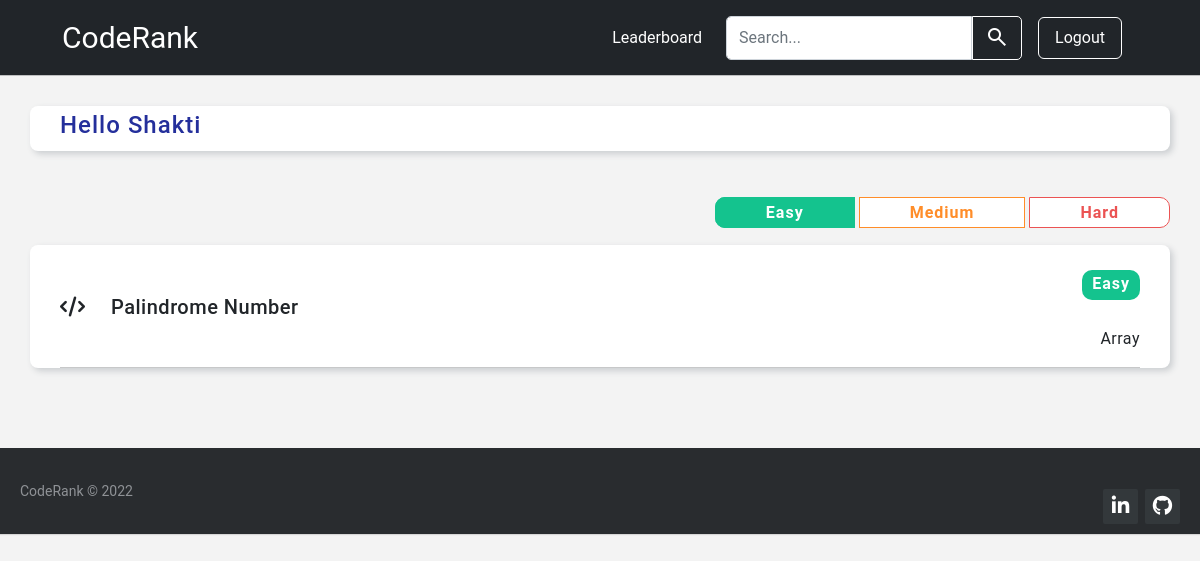
/?q=Easy (signed in), run on the app's committed database.
### base/models.py (models this page shows, shortened)
class Problem(models.Model):
    name = models.CharField(max_length=100)
    desc = models.TextField()
    topic_tag = models.CharField(max_length=100, null=True)
    difficulty = models.CharField(max_length = 100, null=True)
    status = models.BooleanField(default=False)

### base/views.py (the view)
# urls.py: 2. Add a URL to urlpatterns:  path('', views.home, name='home')
def home(request):
    q = request.GET.get('q') if request.GET.get('q') != None else ''
    problems = Problem.objects.filter(
        Q(name__icontains = q) |
        Q(topic_tag__icontains = q) |
        Q(difficulty__icontains = q)
    )
    context = {'problems':problems}
    return render(request, 'base/home.html', context)

### base/templates/base/home.html (shortened to what this page needs)
{% extends 'main.html' %}
{% block content %}
<div class="home">
    <div class="container-fluid home1">
        <div class="head">
            <h4>Hello  {{user}} </h4>
        </div>
    </div>
    <div class="diff-btns">
        <a href="/?q=Easy" class="diff-btn easy">Easy</a>
        <a href="/?q=Medium" class="diff-btn medium">Medium</a>
        <a href="/?q=Hard" class="diff-btn hard">Hard</a>
    </div>
    <div class="container-fluid home2">
        <div>
        {% for problem in problems %}
            <div class="problem">
                <a href="{% url 'problemPage' problem.id %}" class="problem-head">
                    <h5> <i class="fa fa-code"></i> {{problem.name}} </h5>
                </a>
                <p class="difficulty"
                style=" {% if problem.difficulty == 'Easy' %}
                            background-color: #14C38E;
                        {% elif problem.difficulty == 'Medium' %}
                            background-color: #FF8D29;
                        {% else %}
                            background-color: #EB5353;
                        {% endif %}">
                    {{problem.difficulty}}
                </p>
                <p class="topic-tag">{{problem.topic_tag}}</p>
            </div>
            <hr class="hr1">
        {% endfor %}
        </div>
    </div>
</div>
{% endblock content %}

### templates/main.html (style rules this page uses)
body { background-color: #f3f3f3; }
hr { margin: 0; padding: 0; }
* { font-family: Roboto; }

### data on the page
Problem: name "Palindrome Number", difficulty "Easy", topic_tag "Array"

### other printed values
{{ user }} "Shakti"
